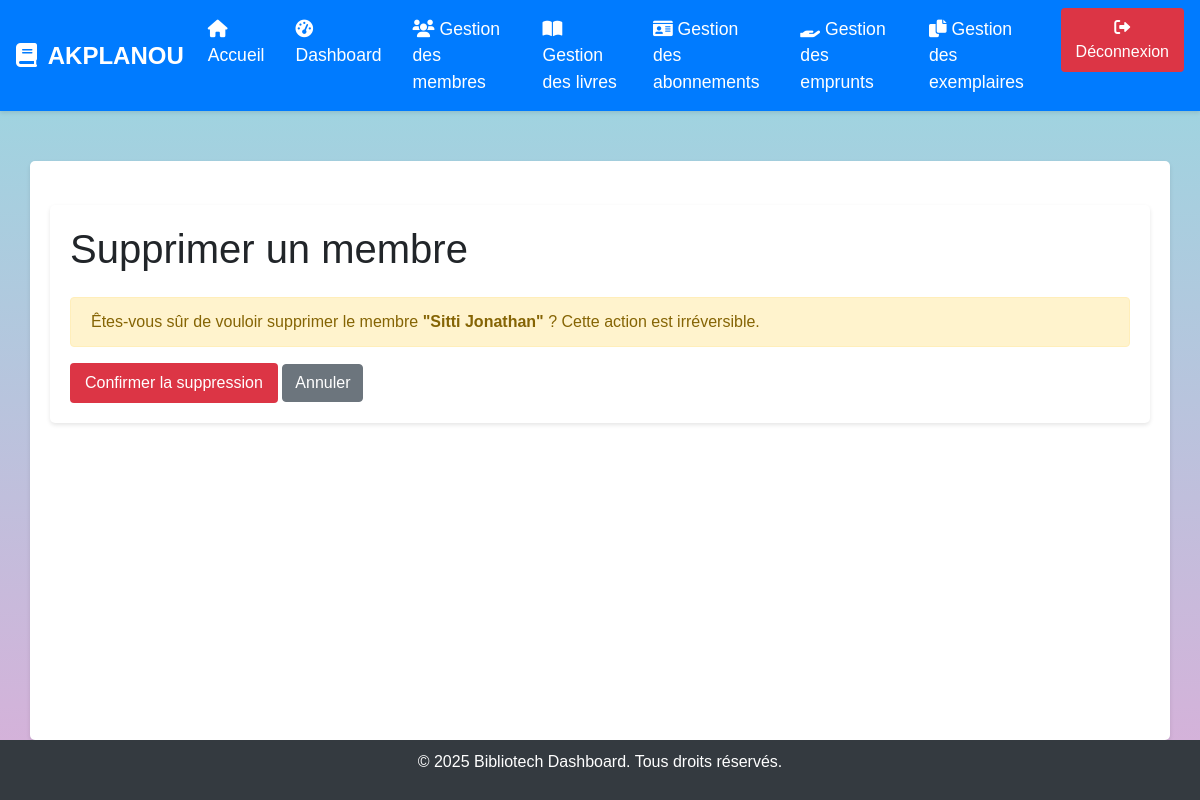
Before: /supprimer_membre/1/ with the older database file.
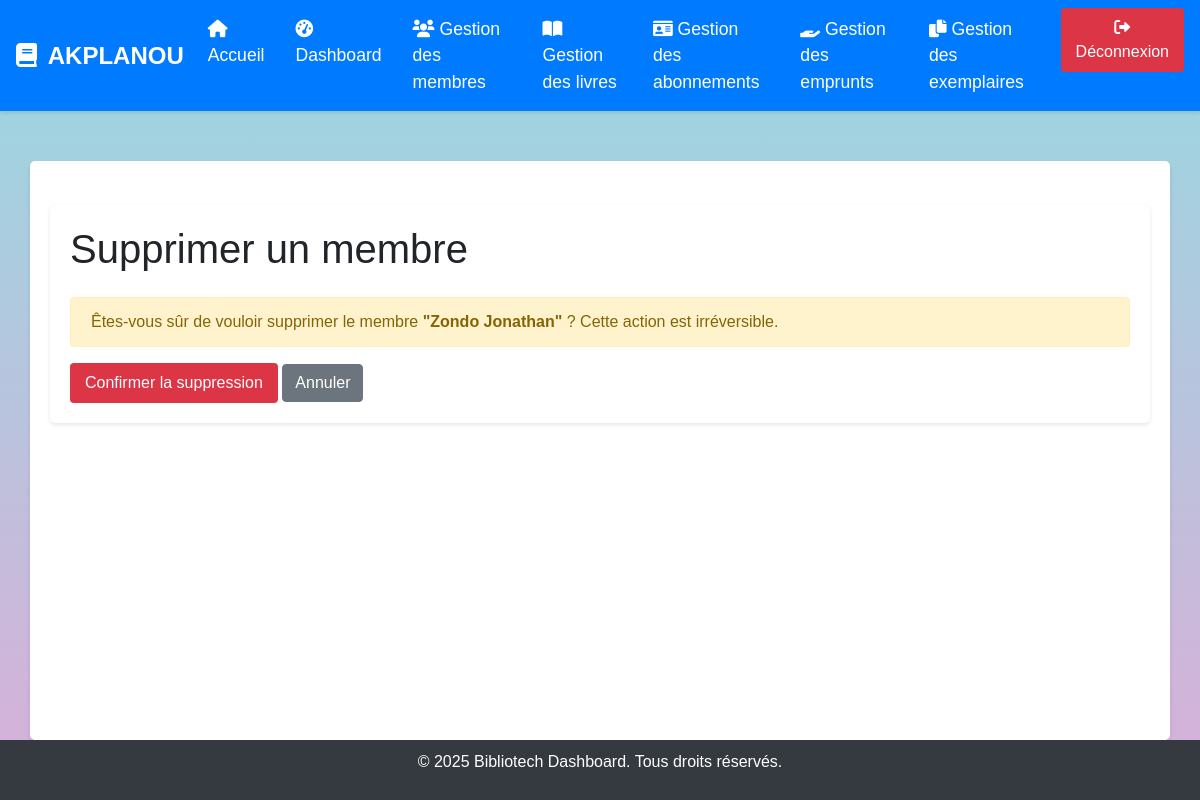
After: the same page with the newer database file.
### gestion/models.py (models this page shows, shortened)
class Membre(models.Model):
    nom = models.CharField(max_length=100)
    prenom = models.CharField(max_length=100)
    adresse = models.CharField(max_length=200)
    telephone = models.CharField(max_length=20)
    abonnement = models.ForeignKey(Abonnement, on_delete=models.CASCADE)
    actif = models.BooleanField(default=True)
    date_inscription = models.DateField(auto_now_add=True)
    date_expiration = models.DateField(null=True, blank=True)

### gestion/views.py (the view)
# urls.py: path('supprimer_membre/<int:membre_id>/', views.supprimer_membre_view, name='supprimer_membre'),
def supprimer_membre_view(request, membre_id):
    membre = get_object_or_404(Membre, id=membre_id)
    if request.method == 'POST':
        membre.delete()
        return redirect('gestion_membres')
    return render(request, 'gestion/supprimer_membre.html', {'membre': membre})

### gestion/templates/gestion/supprimer_membre.html (shortened to what this page needs)
{% extends "gestion/base.html" %}
{% block content %}
<div class="container mt-4">
    <h1 class="mb-4">Supprimer un membre</h1>
    <div class="alert alert-warning" role="alert">
        Êtes-vous sûr de vouloir supprimer le membre <strong>"{{ membre.nom }} {{ membre.prenom }}"</strong> ? Cette action est irréversible.
    </div>
    <form method="post">
        <button type="submit" class="btn btn-danger">Confirmer la suppression</button>
        <a class="btn btn-secondary" href="{% url 'gestion_membres' %}">Annuler</a>
    </form>
</div>
{% endblock %}

Changed rows visible on the page:
changed Membre "Jonathan": nom "Sitti" → "Zondo"
